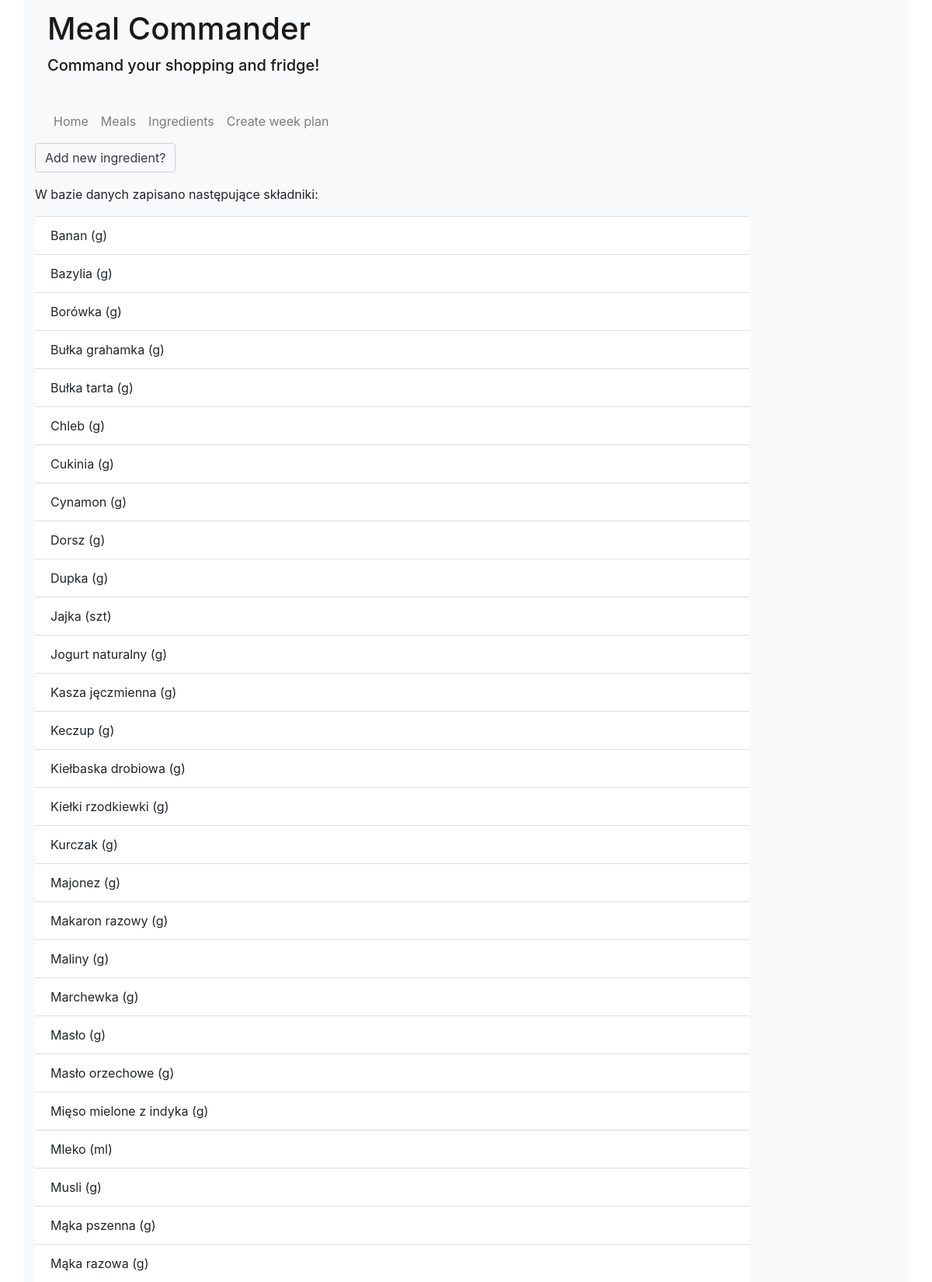
Page /meal_commander/ingredient (upper part) on the committed database.
### meal_commander/models.py (models this page shows, shortened)
class Ingredient(models.Model):
	name = models.CharField(max_length=25, unique=True)
	unit_id = models.ForeignKey(Unit, on_delete=models.CASCADE)

class Unit(models.Model):
	unit_type = models.CharField(max_length=10, unique=True)

### meal_commander/views.py (the view)
# urls.py: path('ingredient', views.ingredient, name='ingredient'),
def ingredient(request):
	ingredient_list = Ingredient.objects.order_by('name')
	context = {
		'ingredient_list' : ingredient_list,
	}
	return render(request, 'ingredient.html', context=context)

### meal_commander/templates/ingredient.html (shortened to what this page needs)
{% extends "base_generic.html" %}
{% block content %}
<p><a class="btn btn-outline-dark" role="button" href="{% url 'add_ingredient' %}">Add new ingredient?</a></p>
  <p>W bazie danych zapisano następujące składniki:</p>
	<ul class="list-group list-group-flush">
	{% for ingredient in ingredient_list %}
	    <li class="list-group-item">{{ ingredient.name }} ({{ingredient.unit_id.unit_type}})</li>
	{% endfor %}
	</ul>
{% endblock %}

### meal_commander/static/css/styles.css (style rules this page uses)
.btn { border : 1px solid #ced4da }

### rows in the picture
Ingredient: name "Banan", unit_id.unit_type "g"
Ingredient: name "Bazylia", unit_id.unit_type "g"
Ingredient: name "Borówka", unit_id.unit_type "g"
Ingredient: name "Bułka grahamka", unit_id.unit_type "g"
Ingredient: name "Bułka tarta", unit_id.unit_type "g"
Ingredient: name "Chleb", unit_id.unit_type "g"
Ingredient: name "Cukinia", unit_id.unit_type "g"
Ingredient: name "Cynamon", unit_id.unit_type "g"
Ingredient: name "Dorsz", unit_id.unit_type "g"
Ingredient: name "Dupka", unit_id.unit_type "g"
Ingredient: name "Jajka", unit_id.unit_type "szt"
Ingredient: name "Jogurt naturalny", unit_id.unit_type "g"
Ingredient: name "Kasza jęczmienna", unit_id.unit_type "g"
Ingredient: name "Keczup", unit_id.unit_type "g"
Ingredient: name "Kiełbaska drobiowa", unit_id.unit_type "g"
Ingredient: name "Kiełki rzodkiewki", unit_id.unit_type "g"
Ingredient: name "Kurczak", unit_id.unit_type "g"
Ingredient: name "Majonez", unit_id.unit_type "g"
Ingredient: name "Makaron razowy", unit_id.unit_type "g"
Ingredient: name "Maliny", unit_id.unit_type "g"
Ingredient: name "Marchewka", unit_id.unit_type "g"
Ingredient: name "Masło", unit_id.unit_type "g"
Ingredient: name "Masło orzechowe", unit_id.unit_type "g"
Ingredient: name "Mięso mielone z indyka", unit_id.unit_type "g"
Ingredient: name "Mleko", unit_id.unit_type "ml"
Ingredient: name "Musli", unit_id.unit_type "g"
Ingredient: name "Mąka pszenna", unit_id.unit_type "g"
Ingredient: name "Mąka razowa", unit_id.unit_type "g"
